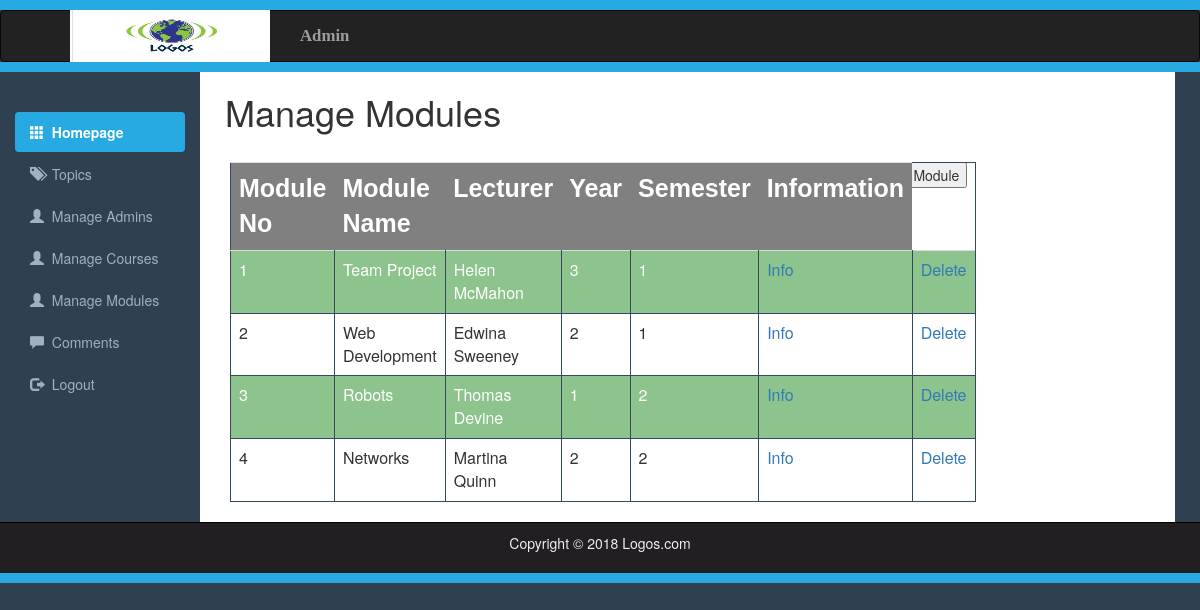
Page /TeamProject/manageModules.php on the earlier database version.
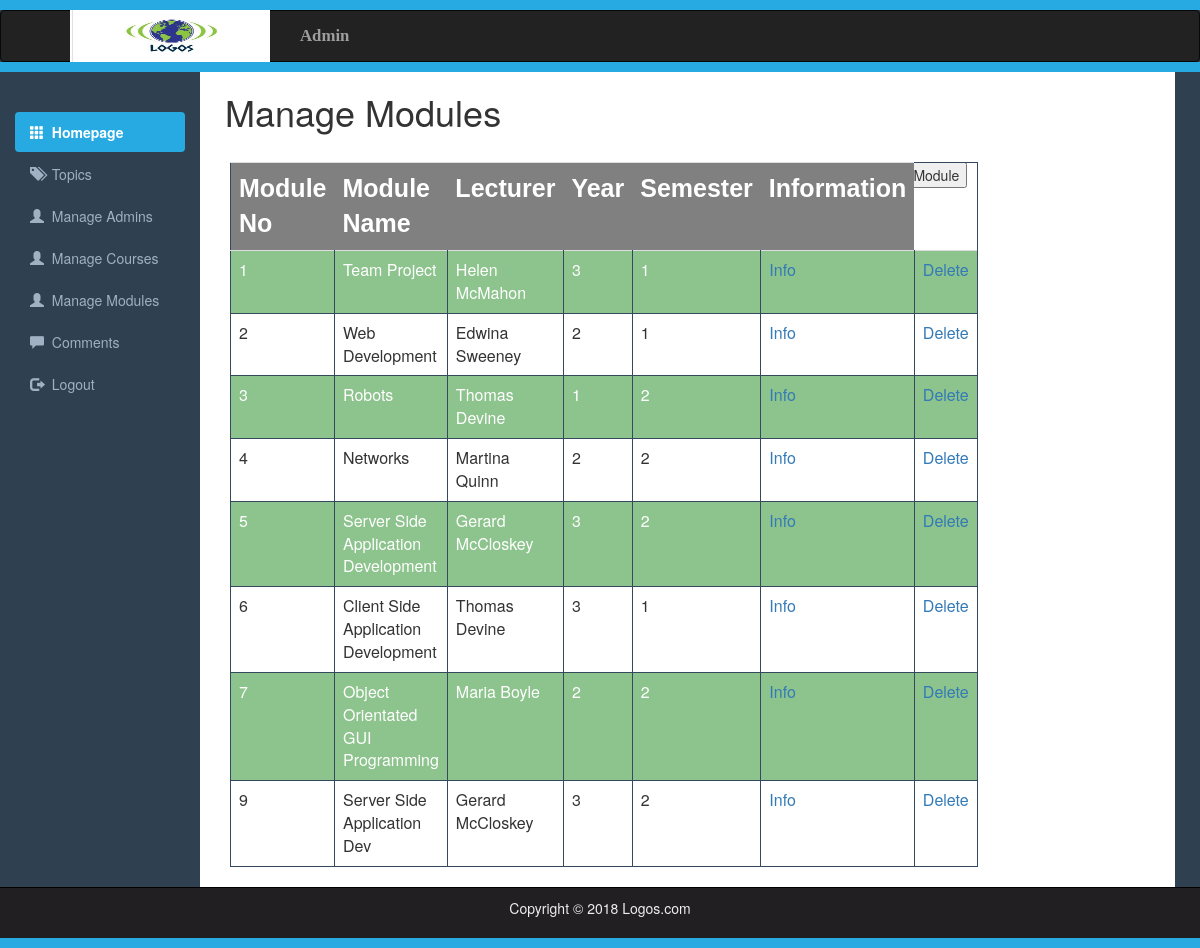
Same page on the later database version.
### tables this page shows
CREATE TABLE `module` (
  `ModuleNo` int(11) NOT NULL,
  `ModuleName` varchar(255) NOT NULL,
  `Lecturer` varchar(255) NOT NULL,
  `Year` int(11) NOT NULL,
  `Semester` int(11) NOT NULL
);

### TeamProject/manageModules.php (the view, shortened to what this page needs)
<?php include 'adminHeader.php';?>
<?php include 'adminSidebar.php';?>
<!DOCTYPE html>
<html lang="en">
	<head>
		<link rel="stylesheet" href="css/bootstrap.min.css">
		<link rel="stylesheet" href="css/adminstyles.css">
	</head>
	<body>
		<div class="container-fluid">
			<div class="col-sm-10">
					<h1>&nbsp;Manage Modules</h1><br>
					<button id='newModule'>Add New Module</button>
				<div class="col-md-8 col-md-offset-0" >
					<table class="table table-sm">
					<tr><th>Module No</th><th>Module Name</th><th>Lecturer</th><th>Year</th><th>Semester</th><th>Information</th></tr>
					<?php
						$connection = mysqli_connect("localhost:3307","root","");
						mysqli_select_db($connection,"studentsupport");
						$moduleResult = mysqli_query($connection,"SELECT * FROM module");
						while($row=mysqli_fetch_array($moduleResult))
						{
							print('<tr><td>'.$row['ModuleNo'].'</td><td>'.$row['ModuleName'].'</td><td>'.$row['Lecturer'].'</td>');
							print('<td>'.$row['Year'].'</td><td>'.$row['Semester'].'</td><td><a onmouseover=displayInfo(this) value='.$row['ModuleNo'].'>Info</a></td>');
							print('<td><a href=deleteModule.php?ModuleNo='.$row['ModuleNo'].'>Delete</a></td></tr>');
						}
					?>
				</table>
				</div>
			</div>
		</div>
		<?php include 'adminFooter.php';?>
	</body>
</html>

### TeamProject/adminHeader.php (shortened to what this page needs)
<div style="height: 10px; background: #27aae1;"></div>
<nav class="navbar navbar-inverse" role="navigation">
	<div class="container">
		<div class="navbar-header">
			<a class="navbar-brand" href="adminHome.php">
				<div class="image">
				<img style="margin-top: -16px;" src="assets/images/backgrounds/logo.jpg" width=200; height="52"></div>
			</a>
		</div>
		<div class="collapse navbar-collapse" id="collapse">
			<ul class="nav navbar-nav">
				<li><a href="adminHome.php">Admin</a></li>
			</ul>
		</div>
	</div>
</nav>

### TeamProject/adminSidebar.php
<div class="Line" style="height: 10px; background: #27aae1;"></div>
<div class="container-fluid">
	<div class="row">
		<div class="col-sm-2">
			<br><br>
			<ul id="Side_Menu" class="nav nav-pills nav-stacked">
				<li class="active">
					<a href="adminHome.php">
							<span class="glyphicon glyphicon-th"></span>
							&nbsp;Homepage</a></li>
					<li><a href="topics.php">
						<span class="glyphicon glyphicon-tags"></span>
						&nbsp;Topics</a></li>
						<li><a href="manageAdmins.php">
						<span class="glyphicon glyphicon-user"></span>
						&nbsp;Manage Admins</a></li>
					<li><a href="manageCourses.php">
						<span class="glyphicon glyphicon-user"></span>
						&nbsp;Manage Courses</a></li>
					<li><a href="manageModules.php">
						<span class="glyphicon glyphicon-user"></span>
						&nbsp;Manage Modules</a></li>
				<li><a href="Comments.php">
					<span class="glyphicon glyphicon-comment"></span>
					&nbsp;Comments</a></li>
				<li><a href="Logout.php">
					<span class="glyphicon glyphicon-log-out"></span>
					&nbsp;Logout</a></li>
			</ul>
		</div>

### TeamProject/adminFooter.php
<div id="Footer">
	<?php
	echo "<p>Copyright &copy; " . date("Y") . " Logos.com</p>";
	?>
</div>
<div style="height: 10px; background: #27AAE1;"></div>

### TeamProject/css/adminstyles.css (style rules this page uses)
.navbar-nav li { font-weight: bold; font-family: Bitter,Georgia,Times,"Times New Roman",serif; font-size: 1.2em; }
.Line { margin-top: -20px; }
body { background-color: #2f4050; }
.col-sm-10 { background-color: #ffffff; }
#Side_Menu a { color: #9fb1c2; }
#Side_Menu .active a { color: #ffffff; background-color: #27AAE1; font-weight: bold; }
#Footer { padding:10px; border-top: 1px solid black; color:#eeeeee; background-color: #211f22; text-align: center; }

### TeamProject/adminHeader.php (style rules this page uses)
.image { margin-left: 40px; }

### TeamProject/manageModules.php (style rules this page uses)
table,tr,td { margin-left: 0px; border:solid thin #34495e; width:30%; height: 15%; border-collapse: collapse; }
tr:nth-child(even) { background-color: #8dc38d; color:white }
th { font-size: 25px; font-family: sans-serif; background-color: grey; color: white; }

Differences in the rows shown:
added module: ModuleNo "5", ModuleName "Server Side Application Development", Lecturer "Gerard McCloskey", Year "3", Semester "2"
added module: ModuleNo "6", ModuleName "Client Side Application Development", Lecturer "Thomas Devine", Year "3", Semester "1"
added module: ModuleNo "7", ModuleName "Object Orientated GUI Programming", Lecturer "Maria Boyle", Year "2", Semester "2"
added module: ModuleNo "9", ModuleName "Server Side Application Dev", Lecturer "Gerard McCloskey", Year "3", Semester "2"
